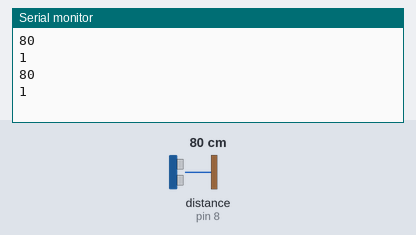
A sketch run on a simulated Arduino Uno, built with avr-gcc and run on an emulated ATmega328P. On the bench: the last lines printed to the serial monitor. Wiring (inferred from the names in the program): ultrasonic range finder: trigger pin 7; echo pin 8. The test bench sets the inputs (shaded band); at power-on: distance to the obstacle (sensor on pin 8) 80 cm. The echo pulse lasts 58.3 µs per cm; no radio packets arrive unless stated.

Above: at 2.8 s.
2.9 s: distance to the obstacle (sensor on pin 8) set to 2 cm
At 3.8 s:
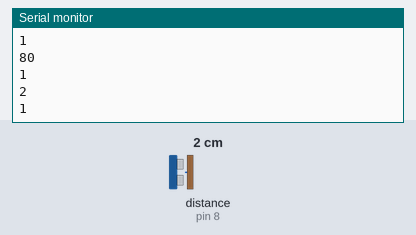
4.4 s: distance to the obstacle (sensor on pin 8) set to 4 cm
At 5.8 s:
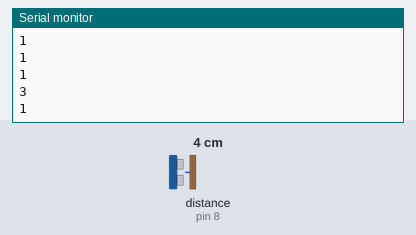
Timing chart, 0 to 7.4 s (numbered marks = the images above; inputs shaded):
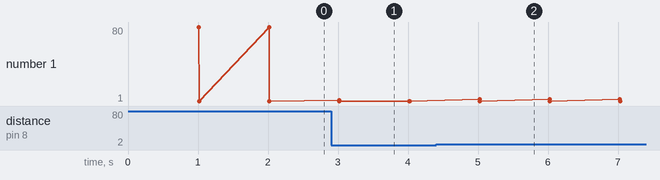

Measured:
- after the input at 2.9 s, the serial monitor: prints a new line after 0.12 s (image 1)
- after the input at 4.4 s, the serial monitor: prints a new line after 0.62 s (image 2)

The sketch:

w_sensor_module.ino
```cpp
#define PIN_TRIG 7
#define PIN_ECHO 8
#define CE 9
#define CSN 10
#define TIME 180000

#include <SPI.h>
#include "nRF24L01.h"
#include "RF24.h"

RF24 radio(CE, CSN);

unsigned long timer;

byte sendFlag;
byte address[][6] = {"1Node", "2Node", "3Node", "4Node", "5Node", "6Node"};

struct Data {
  short id = 2; // id 1 = модуль температуры в сарае, id 2 = модуль воды
  short data1;
  float data2;
  float data3;
  float data4;
  float data5;
};

Data data;
void setup(){
  Serial.begin(9600);

  pinMode(PIN_TRIG, OUTPUT);
  pinMode(PIN_ECHO, INPUT);

  setupRadio();
  timer = millis();
}

void loop() {
  if (millis() - timer >= 1000) {
    short val = processSensor();
    data.data1 = val;
    if (data.data1 > 300) {
      data.data1 = -1;
    }

    Serial.println(data.data1);
    sendFlag = radio.write(&data, sizeof(data));
    Serial.println(sendFlag);
    timer = millis();
  }
}

//void calibrateSensor() {
//  Serial.println("Clibarating...");
//  for (int i = 0; i <= 10; i++) {
//    dataToSend = processSensor();
//    delay(1000);
//  }
//  Serial.println("Calibrated!");
//}

int processSensor() {
  // для большей точности установим значение LOW на пине Trig
  digitalWrite(PIN_TRIG, LOW);
  delayMicroseconds(2);
  // Теперь установим высокий уровень на пине Trig
  digitalWrite(PIN_TRIG, HIGH);
  // Подождем 10 μs
  delayMicroseconds(10);
  digitalWrite(PIN_TRIG, LOW);
  // Узнаем длительность высокого сигнала на пине Echo
  int duration = pulseIn(PIN_ECHO, HIGH);
  return duration / 58;
  // Выведем значение в Serial Monitor
}

void setupRadio() {
  radio.begin(); //активировать модуль
  radio.setAutoAck(1);         //режим подтверждения приёма, 1 вкл 0 выкл
  radio.setRetries(1, 15);    //(время между попыткой достучаться, число попыток)
  radio.enableAckPayload();    //разрешить отсылку данных в ответ на входящий сигнал
  radio.setChannel(0x6b);
  radio.setPayloadSize(32);     //размер пакета, в байтах
  radio.openWritingPipe(address[1]);   //мы - труба 0, открываем канал для передачи данных
  radio.setPALevel (RF24_PA_MAX);
  radio.setDataRate (RF24_250KBPS);
  radio.powerUp(); //начать работу
  radio.stopListening();  //не слушаем радиоэфир, мы передатчик
}
```
